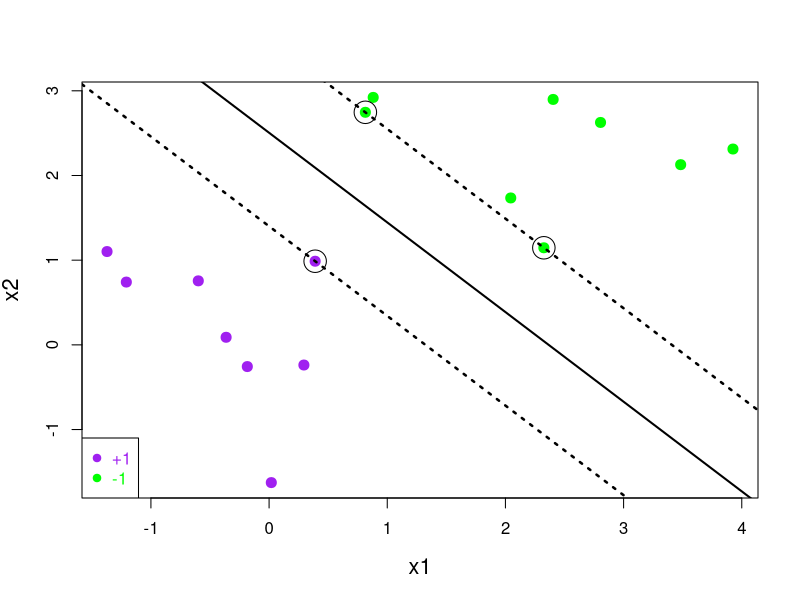
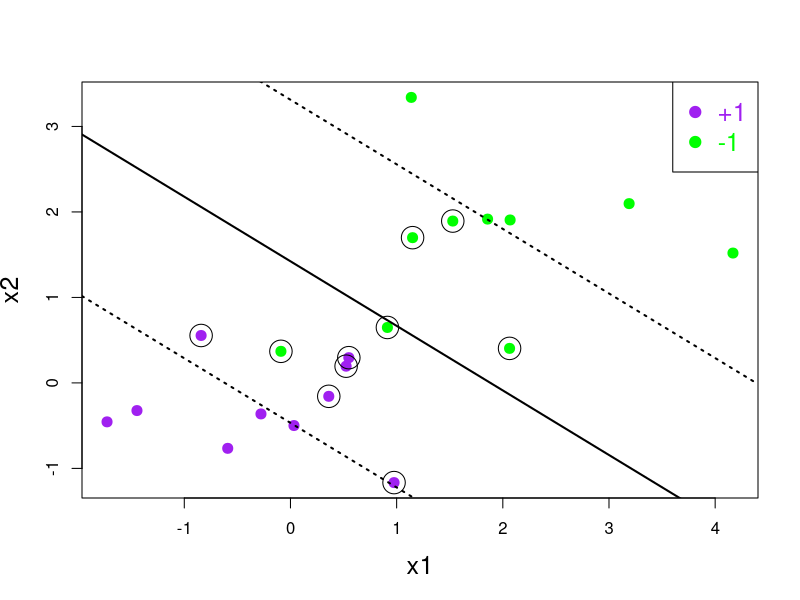

Reproduce these figures in R, in order.

          ###############################################
          # Statistical Machine Learning Summer Workshop
          # 06/01/2018
          # Support Vector Machine
          # Instructor: Cen Wu, Guotao Chu and Fei Zhou
          # Department of Statistics, Kansas State University
          ##############################################

          install.packages("e1071")
          library(e1071)

          set.seed(10)

          n <- 8 # number of data points for each class
          p <- 2 # dimension 

          # Generate data points with binary (+1/-1) class labels 
          xc1 <- matrix(rnorm(n*p,mean=0,sd=1),n,p)
          xc2 <- matrix(rnorm(n*p,mean=3,sd=1),n,p)
          x <- rbind(xc1,xc2)

          # Code the response as a categorial variable to perform SVM-based classification
          y <- matrix(as.factor(c(rep(1,n),rep(-1,n))))
          dat <- data.frame(x=x,y=y)

          # Data Visualation

          plot(x,col=ifelse(y>0,"purple", "green"), pch = 19, cex = 1.2, lwd = 2, xlab = "x1", ylab = "x2", cex.lab = 1.3)
          legend("bottomleft", c("+1","-1"),col=c("purple", "green"),pch=c(19, 19),text.col=c("purple", "green"), cex = 1)


          # For separable case, large C leads to exact solution
          # For non-separable case, large C leads to over-fitted SVM
          # For fixed cost:
          svm.fit <- svm(y ~ ., data = dat, type='C-classification', kernel='linear',scale=FALSE, cost = 1000)

          summary(svm.fit)
          svm.fit$index
          # The 1st(2nd) feature is ploted on y-axis (x-axis)
          w <- t(svm.fit$coefs) %*% svm.fit$SV
          b <- -svm.fit$rho
          # b <- -(max(x[y == -1, ] %*% t(w)) + min(x[y == 1, ] %*% t(w)))/2

          abline(a= -b/w[1,2], b=-w[1,1]/w[1,2], col="black", lty=1, lwd = 2)

          # some sub-optimal hyperplanes
          # abline(a= -(b-0.2)/w[1,2], b=-(w[1,1] +0.2)/w[1,2], col="black", lty=1, lwd = 2)
          # abline(a= -(b+0.1)/w[1,2], b=-(w[1,1] -0.4)/w[1,2], col="black", lty=1, lwd = 2)

          abline(a= (-b-1)/w[1,2], b=-w[1,1]/w[1,2], col="black", lty=3, lwd = 2.5)
          abline(a= (-b+1)/w[1,2], b=-w[1,1]/w[1,2], col="black", lty=3, lwd = 2.5)
          points(x[svm.fit$index, ], col="black", cex=3) 

         

          # non-separable case

          set.seed(50)

          n <- 10 # number of data points for each class
          p <- 2 # dimension

          # Generate data points with binary (+1/-1) class labels 
          xc1 <- matrix(rnorm(n*p,mean=0,sd=1),n,p)
          xc2 <- matrix(rnorm(n*p,mean=1.5,sd=1),n,p)
          x <- rbind(xc1,xc2)
          y <- matrix(as.factor(c(rep(1,n),rep(-1,n))))

          # Data Visualation

          plot(x,col=ifelse(y>0,"purple", "green"), pch = 19, cex = 1.2, lwd = 2, xlab = "x1", ylab = "x2", cex.lab = 1.5)
          legend("topright", c("+1","-1"),col=c("purple", "green"),pch=c(19, 19),text.col=c("purple", "green"), cex = 1.5)


          # Now experiment with different amount of costs. What does it imply?   
          svm.fit <- svm(y ~ ., data = data.frame(x, y), type='C-classification', kernel='linear',scale=FALSE, cost = 0.1) # cost =0.1

          w <- t(svm.fit$coefs) %*% svm.fit$SV
          b <- -svm.fit$rho

          abline(a= -b/w[1,2], b=-w[1,1]/w[1,2], col="black", lty=1, lwd = 2)
          abline(a= (-b-1)/w[1,2], b=-w[1,1]/w[1,2], col="black", lty=3, lwd = 2)
          abline(a= (-b+1)/w[1,2], b=-w[1,1]/w[1,2], col="black", lty=3, lwd = 2)
          points(x[svm.fit$index, ], col="black", cex=3) 































